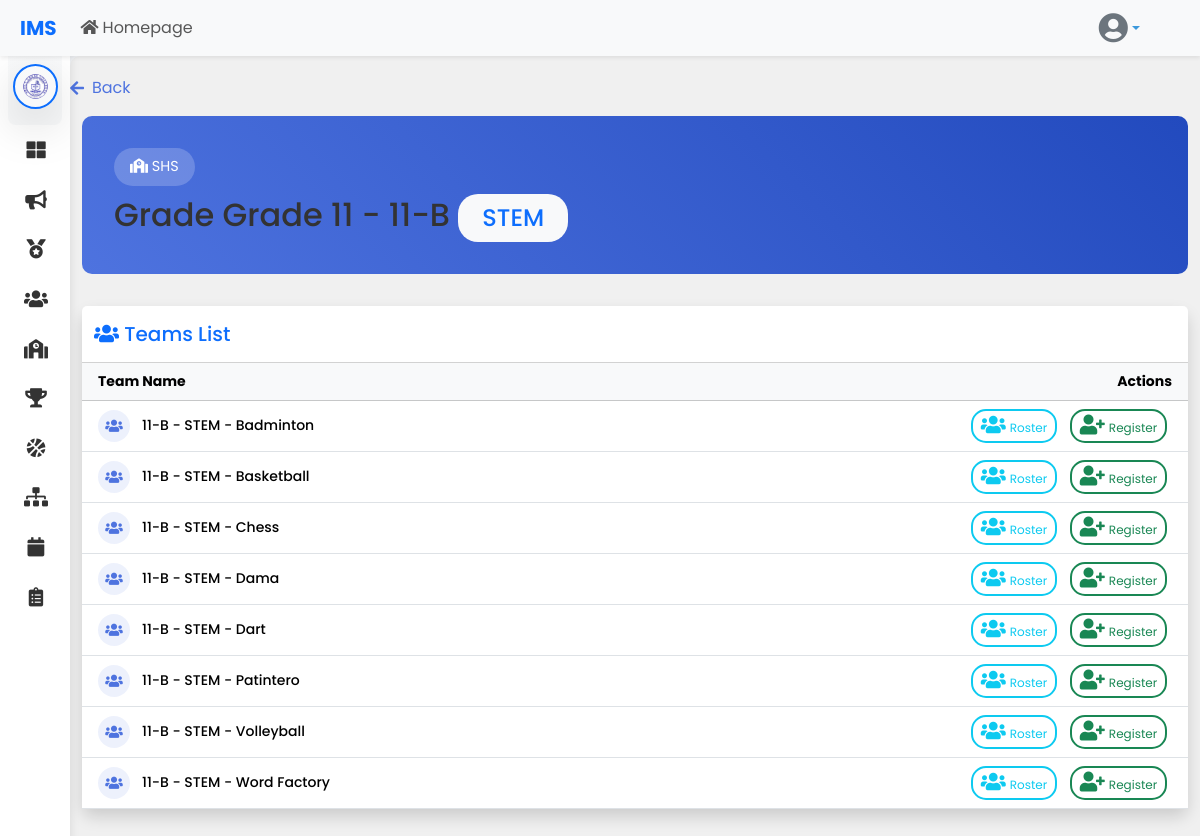
Page /teams/adminteams.php?grade_section_course_id=79 (signed in) on the committed database.
### tables this page shows
CREATE TABLE `schools` (
  `school_id` int(11) NOT NULL,
  `logo` varchar(255) DEFAULT NULL,
  `school_name` varchar(255) NOT NULL,
  `school_code` varchar(50) NOT NULL,
  `address` text DEFAULT NULL,
  `created_at` timestamp NOT NULL DEFAULT current_timestamp(),
  `updated_at` timestamp NOT NULL DEFAULT current_timestamp() ON UPDATE current_timestamp()
);

CREATE TABLE `grade_section_course` (
  `id` int(11) NOT NULL,
  `department_id` int(11) NOT NULL,
  `grade_level` enum('Grade 1','Grade 2','Grade 3','Grade 4','Grade 5','Grade 6','Grade 7','Grade 8','Grade 9','Grade 10','Grade 11','Grade 12') DEFAULT NULL,
  `strand` varchar(64) DEFAULT NULL,
  `section_name` varchar(50) DEFAULT NULL,
  `course_name` varchar(100) DEFAULT NULL,
  `Points` int(11) DEFAULT 0
);

CREATE TABLE `departments` (
  `id` int(11) NOT NULL,
  `department_name` enum('Elementary','JHS','SHS','College','System') NOT NULL,
  `school_id` int(11) DEFAULT NULL
);

CREATE TABLE `teams` (
  `team_id` int(11) NOT NULL,
  `team_name` varchar(255) NOT NULL,
  `game_id` int(11) NOT NULL,
  `created_at` timestamp NOT NULL DEFAULT current_timestamp(),
  `grade_section_course_id` int(11) DEFAULT NULL,
  `wins` int(11) DEFAULT 0,
  `losses` int(11) DEFAULT 0
);

### teams/adminteams.php (the view, shortened to what this page needs)
<?php
$conn = con();
$role = $_SESSION['role'];
$grade_section_course_id = isset($_GET['grade_section_course_id']) ? intval($_GET['grade_section_course_id']) : null;
try {
    $section_sql = "
        SELECT gsc.*, d.department_name
        FROM grade_section_course gsc
        JOIN departments d ON gsc.department_id = d.id
        WHERE gsc.id = ?";
    $section_stmt = $conn->prepare($section_sql);
    $section_stmt->bind_param("i", $grade_section_course_id);
    $section_stmt->execute();
    $section_details = $section_stmt->get_result()->fetch_assoc();
    $teams_sql = "
        SELECT t.team_id, t.team_name, gsc.section_name, gsc.grade_level,
               gsc.course_name, gsc.strand
        FROM teams t
        JOIN grade_section_course gsc ON t.grade_section_course_id = gsc.id
        WHERE t.grade_section_course_id = ?
        ORDER BY t.team_name";
    $teams_stmt = $conn->prepare($teams_sql);
    $teams_stmt->bind_param("i", $grade_section_course_id);
    $teams_stmt->execute();
    $teams = $teams_stmt->get_result()->fetch_all(MYSQLI_ASSOC);
} catch (Exception $e) {
    error_log("Error in adminteams.php: " . $e->getMessage());
}
include '../navbar/navbar.php';
?>
<!DOCTYPE html>
<html lang="en">
<head>
    <link href="https://cdn.jsdelivr.net/npm/bootstrap@5.3.3/dist/css/bootstrap.min.css" rel="stylesheet">
    <link rel="stylesheet" href="https://cdnjs.cloudflare.com/ajax/libs/font-awesome/5.15.4/css/all.min.css">
    <link rel="stylesheet" href="../styles/dashboard.css">
</head>
<body>
    <div class="wrapper">
        <?php
        if ($role === 'Department Admin') {
            include '../department_admin/sidebar.php';
        } else {
            include '../department_admin/sidebar.php';
        }
        ?>
        <div id="content">
       <a href="../departments/departments.php" class="back-button">
                    <i class="fas fa-arrow-left"></i> Back
                </a>
            <div class="container-fluid">
                <div class="section-header">
                    <div class="department-badge">
                        <?php if ($section_details['department_name'] === 'College'): ?>
                            <i class="fas fa-graduation-cap"></i>
                        <?php else: ?>
                            <i class="fas fa-school"></i>
                        <?php endif; ?>
                        <?= htmlspecialchars($section_details['department_name']) ?>
                    </div>
                    <h2 class="mb-0">
                        <?php
                        if ($section_details) {
                            if ($section_details['department_name'] === 'College') {
                                echo htmlspecialchars($section_details['course_name']);
                            } else {
                                echo 'Grade ' . htmlspecialchars($section_details['grade_level']) . ' - ' . htmlspecialchars($section_details['section_name']);
                                if (!empty($section_details['strand'])) {
                                    echo ' <span class="badge bg-light text-primary">' . htmlspecialchars($section_details['strand']) . '</span>';
                                }
                            }
                        }
                        ?>
                    </h2>
                </div>
                <div class="card shadow">
                    <div class="card-header bg-white py-3">
                        <div class="d-flex justify-content-between align-items-center">
                            <h5 class="mb-0 text-primary">
                                <i class="fas fa-users"></i> Teams List
                            </h5>
                        </div>
                    </div>
                    <div class="card-body">
                        <?php if (!empty($teams)): ?>
                            <div class="table-responsive">
                                <table class="table table-hover align-middle mb-0">
                                    <thead class="table-light">
                                        <tr>
                                            <th class="ps-3">Team Name</th>
                                            <th class="text-end pe-3">Actions</th>
                                        </tr>
                                    </thead>
                                    <tbody>
                                        <?php foreach ($teams as $team): ?>
                                            <tr>
                                                <td class="ps-3">
                                                    <div class="d-flex align-items-center">
                                                        <div class="team-icon">
                                                            <i class="fas fa-users"></i>
                                                        </div>
                                                        <h6><?= htmlspecialchars($team['team_name']) ?></h6>
                                                    </div>
                                                </td>
                                                <td class="text-end pe-3">
                                                    <a href="../player/view_roster.php?team_id=<?= htmlspecialchars($team['team_id']) ?>&grade_section_course_id=<?= htmlspecialchars($grade_section_course_id) ?>"
                                                       class="btn btn-outline-info btn-sm me-1">
                                                        <i class="fas fa-users me-1"></i>Roster
                                                    </a>
                                                    <a href="../player/player_registration.php?team_id=<?= htmlspecialchars($team['team_id']) ?>&grade_section_course_id=<?= htmlspecialchars($grade_section_course_id) ?>"
                                                       class="btn btn-outline-success btn-sm">
                                                        <i class="fas fa-user-plus me-1"></i>Register
                                                    </a>
                                                </td>
                                            </tr>
                                        <?php endforeach; ?>
                                    </tbody>
                                </table>
                            </div>
                        <?php endif; ?>
                    </div>
                </div>
            </div>
        </div>
    </div>
</body>
</html>

### department_admin/sidebar.php (shortened to what this page needs)
<?php
$school_id = $_SESSION['school_id'];
$role = $_SESSION['role'];
$conn = con();
$stmt = $conn->prepare("SELECT logo, school_name FROM schools WHERE school_id = ?");
$stmt->bind_param("i", $school_id);
$stmt->execute();
$result = $stmt->get_result();
$school = $result->fetch_assoc();
?>
<nav id="sidebar" class="mt-0 mt-sm-2 mt-md-3 mt-lg-4 mt-xl-5 overflow-auto">
    <div class="sidebar-header-logo text-center p-3 bg-light bg-gradient rounded-3 mx-2">
        <div class="d-flex justify-content-center align-items-center logo-container">
            <div class="position-relative logo-wrapper">
                <img src="../uploads/logos/<?php echo htmlspecialchars($school['logo']); ?>"
                    alt="<?php echo htmlspecialchars($school['school_name']); ?>"
                    class="img-fluid rounded-circle shadow-lg border border-2 border-primary p-2 logo-image"
                    style="max-width: 110px; height: auto; object-fit: contain;">
            </div>
        </div>
    </div>
    <ul class="list-unstyled components">
        <li class="<?php echo ($current_page == 'admindashboard') ? 'active' : ''; ?>">
            <a href="<?php echo ($role === 'School Admin') ? '../school_admin/schooladmindashboard.php' : '../department_admin/departmentadmindashboard.php'; ?>">
                <i class="fas fa-th-large"></i>
            </a>
        </li>
        <li class="<?php echo ($current_page == 'adminannouncement') ? 'active' : ''; ?>">
            <a href="../announcements/adminannouncement.php">
                <i class="fas fa-bullhorn"></i>
            </a>
        </li>
        <li class="<?php echo ($current_page == 'pointingsystem') ? 'active' : ''; ?>">
            <a href="../pointing_system/pointing_system.php">
                <i class="fas fa-medal"></i>
            </a>
        </li>
        <li class="nav-item">
            <a href="#usersSubmenu" data-bs-toggle="collapse" aria-expanded="false" class="dropdown-toggle <?php echo ($current_page == 'committeelist') ? 'active' : ''; ?>">
                <i class="fas fa-users"></i>
            </a>
        </li>
        <li class="nav-item">
            <a href="#departmentsSubmenu" data-bs-toggle="collapse" aria-expanded="false" class="dropdown-toggle <?php echo ($current_page == 'departments') ? 'active' : ''; ?>">
                <i class="fas fa-school"></i>
            </a>
        </li>
        <li class="nav-item">
            <a href="../rankings/leaderboards.php" class="<?php echo ($current_page == 'leaderboards') ? 'active' : ''; ?>">
                <i class="fas fa-trophy"></i>
            </a>
        </li>
        <li class="<?php echo ($current_page == 'games') ? 'active' : ''; ?>">
            <a href="../games/games.php">
                <i class="fas fa-basketball-ball"></i>
            </a>
        </li>
        <li class="nav-item">
    <a href="../brackets/admin_brackets.php" class="<?php echo ($current_page == 'Brackets') ? 'active' : ''; ?>">
        <i class="fas fa-sitemap"></i>
    </a>
</li>
        <li class="nav-item">
    <a href="../schedule/schedule.php" class="<?php echo ($current_page == 'schedule') ? 'active' : ''; ?>">
        <i class="fas fa-calendar"></i>
    </a>
</li>
        <li class="nav-item">
            <a href="#matchlistSubmenu" data-bs-toggle="collapse" aria-expanded="false" class="dropdown-toggle <?php echo ($current_page == 'matchlist') ? 'active' : ''; ?>">
                <i class="fas fa-clipboard-list"></i>
            </a>
        </li>
    </ul>
</nav>

### styles/dashboard.css (style rules this page uses)
:root { --primary-color: #3C99DC; --secondary-color: #23b788; --accent-color: #DE2C7C; --background-color: #f4f6f9; --sidebar-color: #2C3E50; --sidebar-hover-color: #1A252F; --text-color: #ffffff; --card-bg-color: #ffffff; --card-text-color: #333333; --sidebar-width: 250px; --sidebar-mini-width: 70px; --transition-speed: 0.3s; --body-bg: #f4f6f9; }
body { font-family: 'Poppins', sans-serif; background: var(--background-color); color: var(--card-text-color); margin: 0; padding: 0; overflow-x: hidden; }
a { color: var(--primary-color); text-decoration: none; transition: color 0.3s; }
h2 { color: var(--card-text-color); }
html, body { height: 100%; margin: 0; padding: 0; overflow-x: hidden; }
#sidebar { min-width: var(--sidebar-mini-width); max-width: var(--sidebar-mini-width); position: fixed; left: 0; top: 0; z-index: 999; transition: all var(--transition-speed); background: var(--card-bg-color); box-shadow: 0 0 10px rgba(0, 0, 0, 0.1); overflow-y: auto; height: 100vh; padding-bottom: 60px; }
.logo-image { width: 45px; transition: all var(--transition-speed); }
#sidebar ul { padding: 0; margin: 0; list-style: none; }
#sidebar ul li a { padding: 0.8rem 1rem; display: flex; align-items: center; white-space: nowrap; overflow: hidden; color: var(--card-text-color); text-decoration: none; transition: all var(--transition-speed); }
#sidebar ul li a i { min-width: calc(var(--sidebar-mini-width) - 30px); text-align: center; font-size: 1.2rem; margin-right: 0.75rem; }
#content { width: calc(100% - var(--sidebar-mini-width)); margin-left: var(--sidebar-mini-width); min-height: 100vh; transition: all var(--transition-speed); position: relative; padding-top: 20px; border-top-left-radius: 10px; background-color: #f0f0f0; }

### teams/adminteams.php (style rules this page uses)
.card { border: none; transition: all 0.3s ease; border-radius: 10px; }
.btn-sm { padding: 0.5rem 1.2rem; font-size: 0.9rem; border-radius: 15px; margin: 0 0.3rem; border-width: 2px; }
.table > :not(caption) > * > * { padding: 0.5rem; }
.badge { font-weight: 500; padding: 0.5em 1em; border-radius: 20px; }
.section-header { background: linear-gradient(45deg, #4e73df, #224abe); color: white; padding: 2rem; border-radius: 10px; margin-bottom: 2rem; }
.department-badge { background: rgba(255, 255, 255, 0.2); padding: 0.5rem 1rem; border-radius: 20px; font-size: 0.9rem; margin-bottom: 0.5rem; display: inline-block; }
.back-button { color: #4e73df; text-decoration: none; display: inline-flex; align-items: center; margin-bottom: 1rem; transition: all 0.2s ease; }
.back-button i { margin-right: 0.5rem; }
.team-icon { background: rgba(78, 115, 223, 0.1); color: #4e73df; border-radius: 50%; width: 32px; height: 32px; display: flex; align-items: center; justify-content: center; margin-right: 0.75rem; font-size: 0.875rem; }
.table { font-size: 0.875rem; }
.btn-sm { padding: 0.25rem 0.5rem; font-size: 0.75rem; }
.table h6 { font-size: 0.875rem; margin: 0; }
.card-header { padding: 0.75rem; }
.card-body { padding: 0.75rem; }
.table-responsive { margin: -0.75rem; }
.btn-sm i { font-size: 1.25rem; }

### rows in the picture
schools: logo (picture)
grade_section_course: department.department_name "SHS", grade_level "Grade 11", section_name "11-B", strand "STEM"
teams: team_name "11-B - STEM - Badminton"
teams: team_name "11-B - STEM - Basketball"
teams: team_name "11-B - STEM - Chess"
teams: team_name "11-B - STEM - Dama"
teams: team_name "11-B - STEM - Dart"
teams: team_name "11-B - STEM - Patintero"
teams: team_name "11-B - STEM - Volleyball"
teams: team_name "11-B - STEM - Word Factory"
